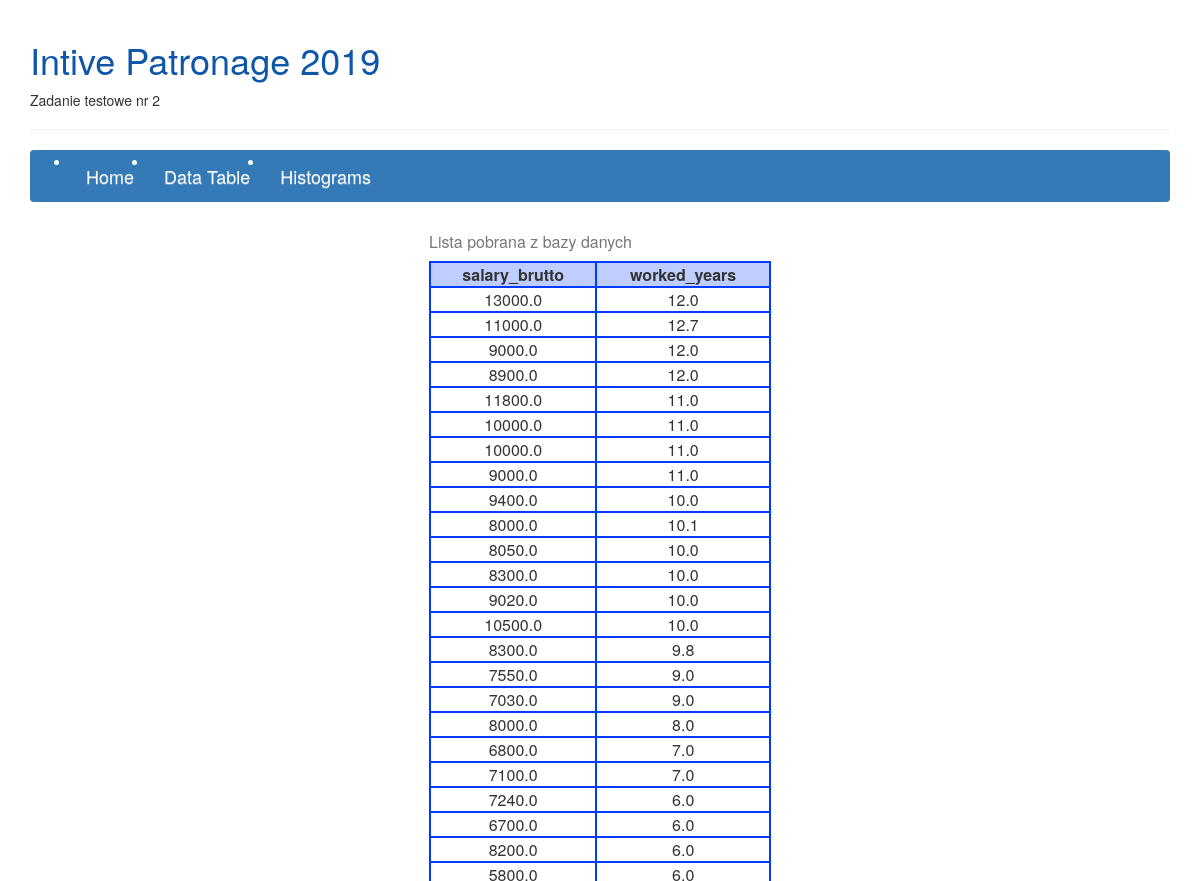
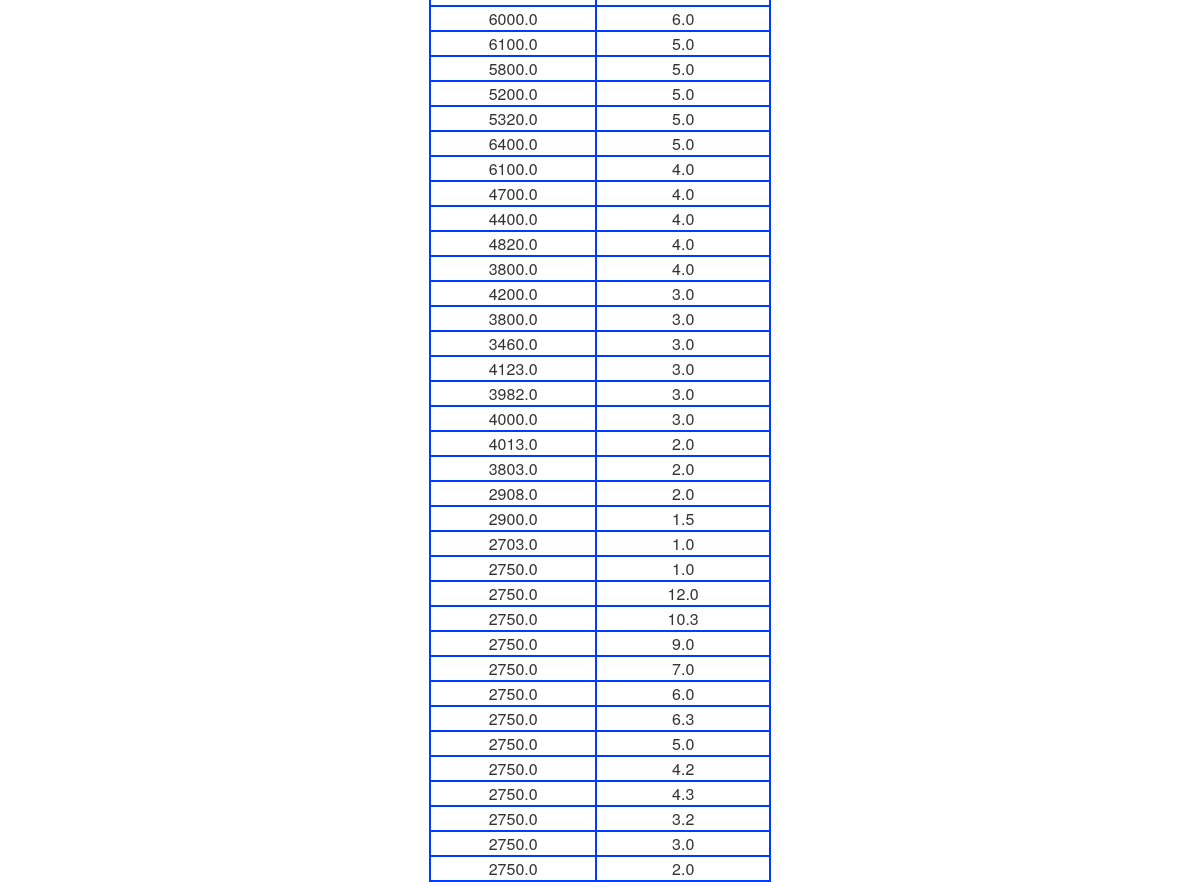
/data_table, run on an earlier commit of the app's database (2 pictures, top to bottom).
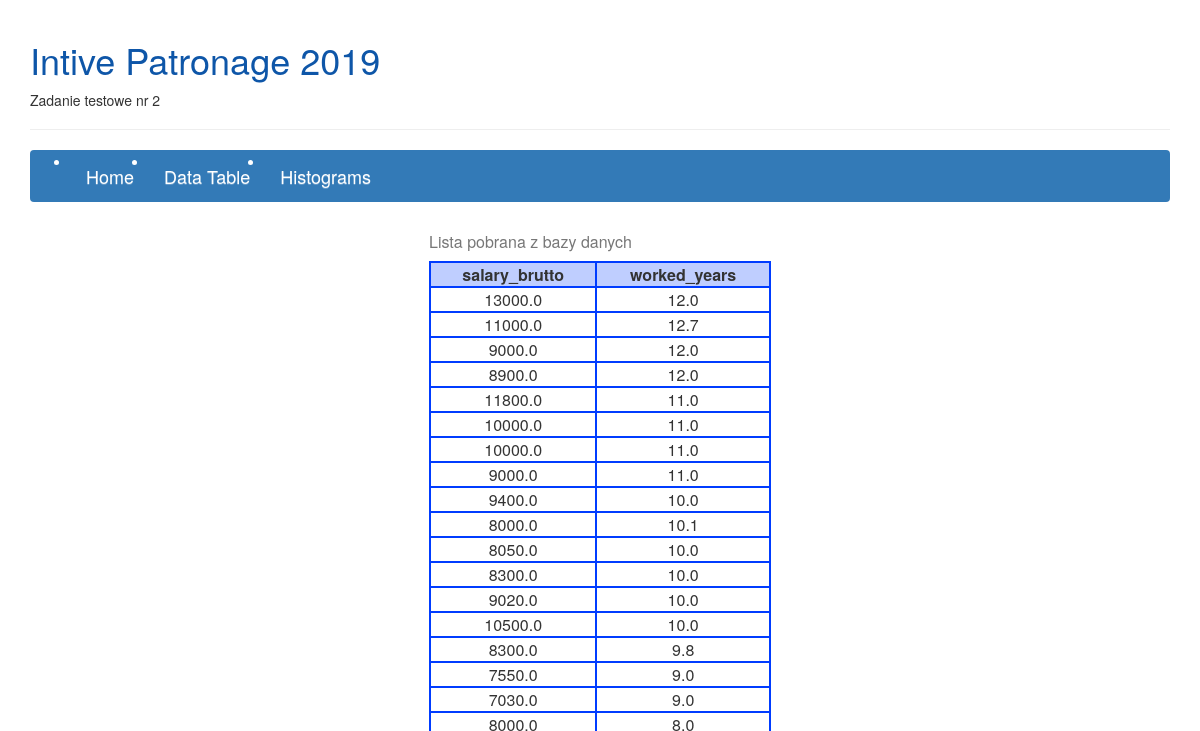
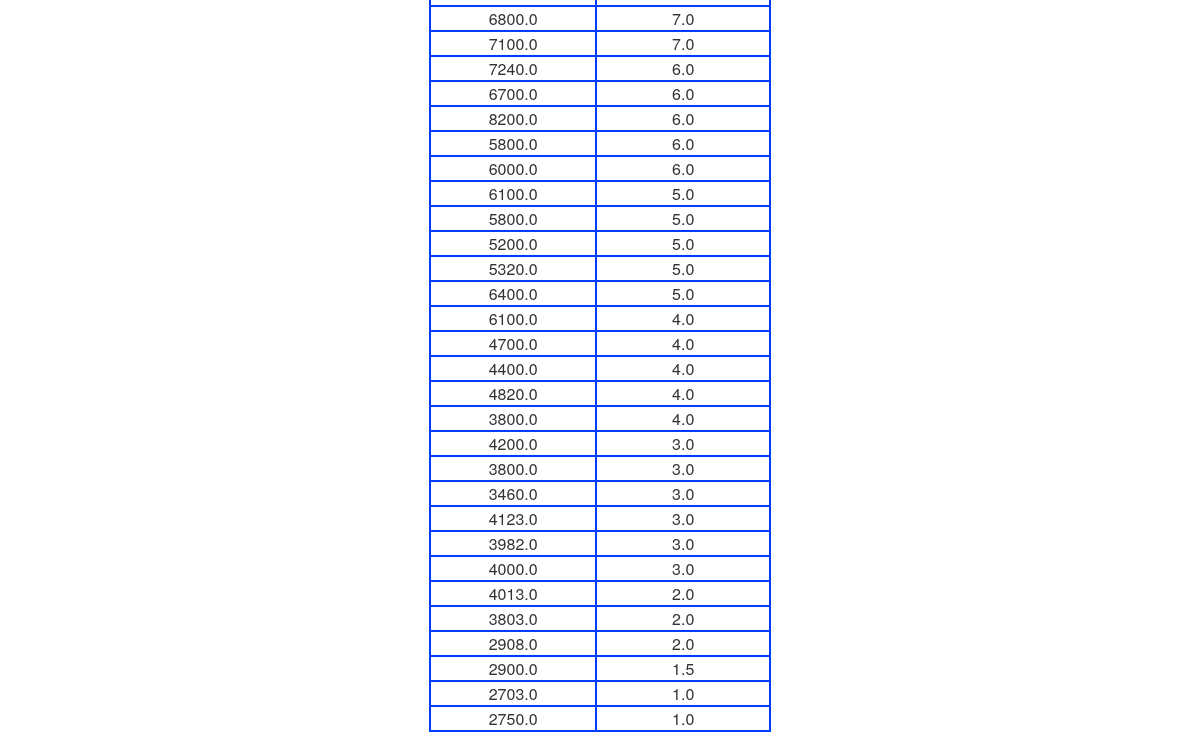
And on a later commit of the database (2 pictures, top to bottom).
### app/models.py (models this page shows, shortened)
class Earning(models.Model):
    salary_brutto = models.FloatField()
    worked_years = models.FloatField()

### app/views.py (the view)
# urls.py: path('data_table', views.data_table, name='data_table'),
def data_table(request):
    estimate_earnings = Earning.objects.all()
    return render(request, 'app/data_table.html', {'estimate': estimate_earnings})

### app/templates/app/data_table.html
{% extends 'app/base.html' %}
{% block content %}
    <table class="data-table">
        <caption>Lista pobrana z bazy danych</caption>
        <tr>
            <th>salary_brutto</th>
            <th>worked_years</th>
        </tr>
        {% for query in estimate %}
            <tr>
                <td>{{ query.salary_brutto }}</td>
                <td>{{ query.worked_years }}</td>
            </tr>
        {% endfor %}
    </table>
{% endblock %}

### app/templates/app/base.html (shortened to what this page needs)
{% load static %}
<html>
    <head>
        <link rel="stylesheet" href="//maxcdn.bootstrapcdn.com/bootstrap/3.2.0/css/bootstrap.min.css">
        <link rel="stylesheet" href="//maxcdn.bootstrapcdn.com/bootstrap/3.2.0/css/bootstrap-theme.min.css">
        <link rel="stylesheet" href="{% static 'css/app.css' %}">
    </head>
    <body>
        <div class="container">
            <div class="page-header">
                    <h1><a href="/">Intive Patronage 2019</a></h1>
                    <p>Zadanie testowe nr 2</p>
            </div>
            {% block nav %}
                <nav class="navbar navbar-expand-sm bg-primary navbar-dark">
                    <ul class="navbar-nav">
                        <li class="nav-item">
                            <a class="navbar-brand" href='{% url "home" %}'>Home</a>
                        </li>
                        <li class="nav-item">
                            <a class="navbar-brand" href='{% url "data_table" %}'>Data Table</a>
                        </li>
                        <li class="nav-item">
                            <a class="navbar-brand" href='{% url "histograms" %}'>Histograms</a>
                        </li>
                    </ul>
                </nav>
            {% endblock %}
            {% block content %}{% endblock %}
        </div>
    </body>
</html>

### app/static/css/app.css (style rules this page uses)
.data-table { border: 2px solid rgb(0, 60, 255); border-radius: 5px; width: 30%; margin: 0px auto; float: none; }
.data-table td, .data-table th { border: 2px solid rgb(0, 60, 255); }
.data-table th { background-color:rgb(191, 206, 255); }
td, th { text-align: center; }
h1 a { color: rgb(14, 86, 168); }
nav a { color: white; }

What changed in the data, as far as the page shows it:
removed Earning: salary_brutto "2750.0", worked_years "12.0"
removed Earning: salary_brutto "2750.0", worked_years "10.3"
removed Earning: salary_brutto "2750.0", worked_years "9.0"
removed Earning: salary_brutto "2750.0", worked_years "7.0"
removed Earning: salary_brutto "2750.0", worked_years "6.0"
removed Earning: salary_brutto "2750.0", worked_years "6.3"
removed Earning: salary_brutto "2750.0", worked_years "5.0"
removed Earning: salary_brutto "2750.0", worked_years "4.2"
removed Earning: salary_brutto "2750.0", worked_years "4.3"
removed Earning: salary_brutto "2750.0", worked_years "3.2"
removed Earning: salary_brutto "2750.0", worked_years "3.0"
removed Earning: salary_brutto "2750.0", worked_years "2.0"
